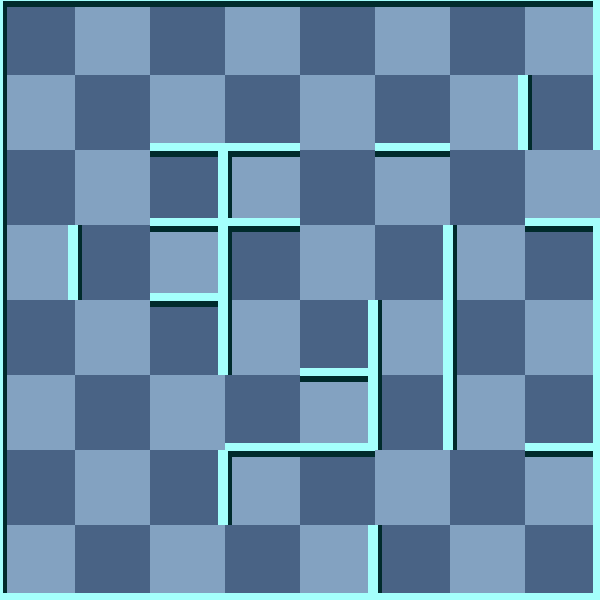

A level layout from a 2D game, rendered from its tile map. Below: a short description, then the map file with tile-grid data replaced by summaries:
An orthogonal 8x8 tile map with 75x75 px tiles, 2 tile layers (background, 块层 1) and 4 objects (Exit, WhiteMummy, Player, RedScorpion).

<map version="1.0" orientation="orthogonal" width="8" height="8" tilewidth="75" tileheight="75">
 <tileset firstgid="1" name="wall" tilewidth="75" tileheight="75">
  <image source="gfx/wall.png" width="300" height="375" />
  <tile id="0">
   <properties>
    <property name="ValOfWall" value="0" />
   </properties>
  </tile>
  <tile id="1">
   <properties>
    <property name="ValOfWall" value="1" />
   </properties>
  </tile>
  <tile id="2">
   <properties>
    <property name="ValOfWall" value="2" />
   </properties>
  </tile>
  <tile id="3">
   <properties>
    <property name="ValOfWall" value="3" />
   </properties>
  </tile>
  <tile id="4">
   <properties>
    <property name="ValOfWall" value="4" />
   </properties>
  </tile>
  <tile id="5">
   <properties>
    <property name="ValOfWall" value="5" />
   </properties>
  </tile>
  <tile id="6">
   <properties>
    <property name="ValOfWall" value="6" />
   </properties>
  </tile>
  <tile id="7">
   <properties>
    <property name="ValOfWall" value="7" />
   </properties>
  </tile>
  <tile id="8">
   <properties>
    <property name="ValOfWall" value="8" />
   </properties>
  </tile>
  <tile id="9">
   <properties>
    <property name="ValOfWall" value="9" />
   </properties>
  </tile>
  <tile id="10">
   <properties>
    <property name="ValOfWall" value="10" />
   </properties>
  </tile>
  <tile id="11">
   <properties>
    <property name="ValOfWall" value="11" />
   </properties>
  </tile>
  <tile id="12">
   <properties>
    <property name="ValOfWall" value="12" />
   </properties>
  </tile>
  <tile id="13">
   <properties>
    <property name="ValOfWall" value="13" />
   </properties>
  </tile>
  <tile id="14">
   <properties>
    <property name="ValOfWall" value="14" />
   </properties>
  </tile>
  <tile id="15">
   <properties>
    <property name="ValOfWall" value="15" />
   </properties>
  </tile>
  <tile id="18">
   <properties>
    <property name="ValOfWall" value="-1" />
   </properties>
  </tile>
 </tileset>
 <layer name="background" width="8" height="8">
  <data>[64 cells, 64 non-empty, 2 distinct tile ids]</data>
 </layer>
 <layer name="块层 1" width="8" height="8">
  <data>[64 cells, 64 non-empty, 12 distinct tile ids]</data>
 </layer>
 <objectgroup name="对象层 1" width="8" height="8">
  <object name="Exit" x="600" y="150" />
  <object name="WhiteMummy" x="375" y="225">
   <properties>
    <property name="value" value="21" />
   </properties>
  </object>
  <object name="Player" x="150" y="450" />
  <object name="RedScorpion" x="75" y="450">
   <properties>
    <property name="value" value="25" />
   </properties>
  </object>
 </objectgroup>
</map>
